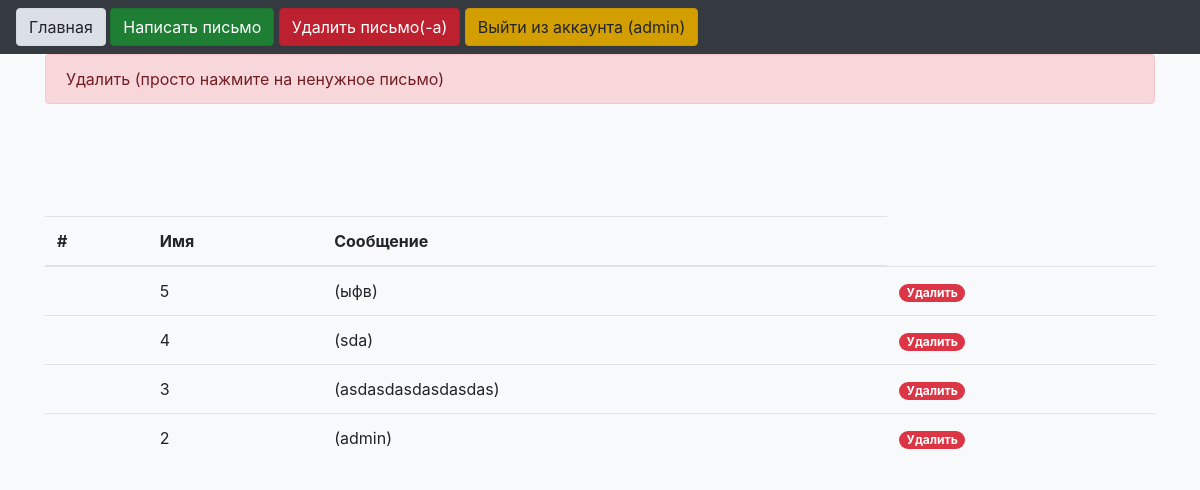
The app's page /del_letters (signed in) with its own data.
### tables this page shows
CREATE TABLE letters
                            (id INTEGER PRIMARY KEY AUTOINCREMENT, 
                             title VARCHAR(100),
                             content VARCHAR(1000),
                             addressee_id INTEGER,
                             user_id INTEGER
                             
                             );

### main1.py (the view)
@app.route("/del_letters")
def del_letters():
    if check(): return redirect('/login')
    user_model = UsersModel(db.get_connection())
    news_model = LetterModel(db.get_connection())
    news = news_model.get_all(session['username'])
    return render_template("del_letters.html", title="Удалить Письма", session=current_session, news=news)

### db_editor.py (called while the page is built)
    def get_connection(self):
        return self.conn

    def init_table(self):
        cursor = self.connection.cursor()
        cursor.execute('''CREATE TABLE IF NOT EXISTS letters
                            (id INTEGER PRIMARY KEY AUTOINCREMENT,
                             title VARCHAR(100),
                             content VARCHAR(1000),
                             addressee_id INTEGER,
                             user_id INTEGER

                             )''')
        cursor.close()
        self.connection.commit()

    def get_all(self, addressee_id = None):
        cursor = self.connection.cursor()
        if addressee_id:
            cursor.execute("SELECT * FROM letters WHERE addressee_id = ? ORDER BY id DESC", (str(addressee_id),))
        rows = cursor.fetchall()
        print(rows)
        return rows

    def init_table(self):
        cursor = self.connection.cursor()
        cursor.execute('''CREATE TABLE IF NOT EXISTS users
                            (id INTEGER PRIMARY KEY AUTOINCREMENT,
                             user_name VARCHAR(50),
                             password_hash VARCHAR(128)
                             )''')
        cursor.close()
        self.connection.commit()

### main1.py (called while the page is built)
def check():
    global current_session
    current_session = {}
    if "username" in session:
        current_session['username'] = session['username']
    if 'username' not in session:
        return True
    return False

### templates/del_letters.html
{% extends "base.html" %}
{% block content %}
	<div class="alert alert-danger" role="alert">
		Удалить (просто нажмите на ненужное письмо)
	</div>
	<table class="table">
  <thead>
    <tr>
    <th scope="col">#</th>
      <th scope="col">Имя</th>
      <th scope="col">Сообщение</th>
 </tr>
  </thead>
  <tbody>
	{% if news %}
	    {% for new in news %}
	       <tr>
	          <th scope="row"> </th>
	    	<td> {{new[0]}}</td> <td>({{new[1]}})</td> <td><a class="badge badge-pill badge-danger" href="/del_letters/{{new[0]}}">Удалить</a></td>
		 </tr>
	    	<br>
	    {% endfor %}
	{% else %}
		<h2><span class="badge badge-pill badge-info">Нет писем, которые вы можете удалить!</span></h2>
	{% endif %}
{% endblock %}

### records on screen
letters: id "5", title "ыфв"
letters: id "4", title "sda"
letters: id "3", title "asdasdasdasdasdas"
letters: id "2", title "admin"

### other values on screen
{{ session['username'] }} "admin"
